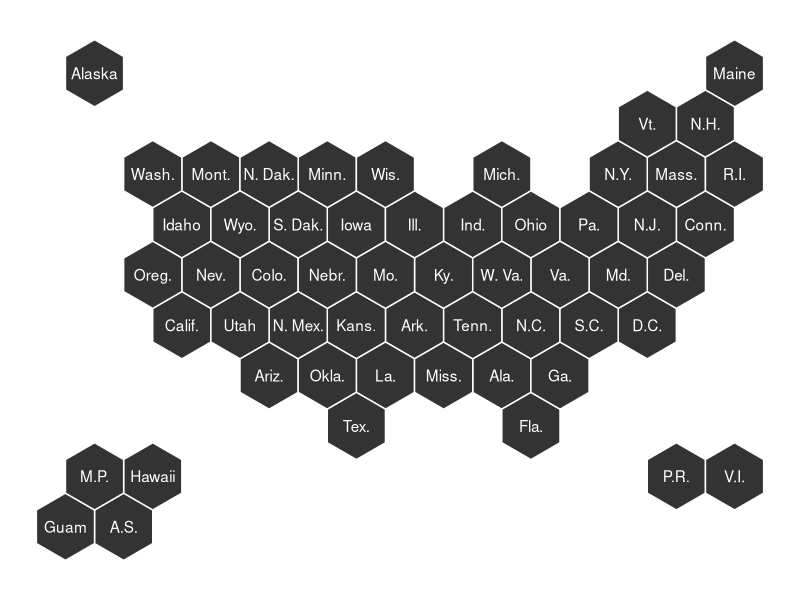
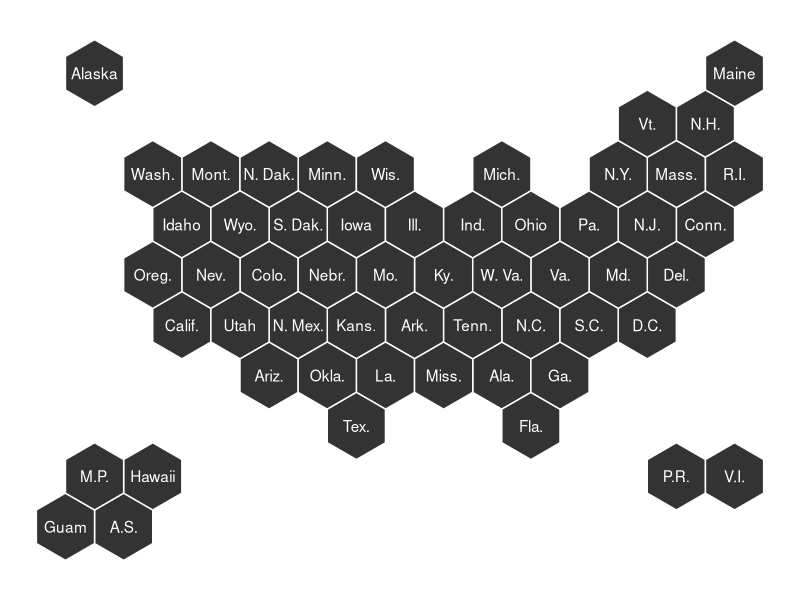

Write R code to recreate these figures, in order.
# USA HEX MAP - STATES AND TERRITORIES 
# BASE

library(tidyverse)

####################
#import centers/fort from csv
centers   <- read_csv("states_and_territories/hex_file/usa_st_centers.csv")
spdf_fort <- read_csv("states_and_territories/hex_file/usa_st_fort.csv")


#######################
#plot using ggplot 
ggplot(spdf_fort) +
  geom_polygon(aes( x = long, y = lat, group = group), color = "white") +
  geom_text(data=centers, aes(x=x, y=y, label=abb_gpo), color = "white") +
  coord_fixed() + #keeps all items square (do not use coord_map(); causes issues)
  theme_void()

ggsave("states_and_territories/img/usa_st_base.png", width = 8, height = 5.75, units = c("in"))
